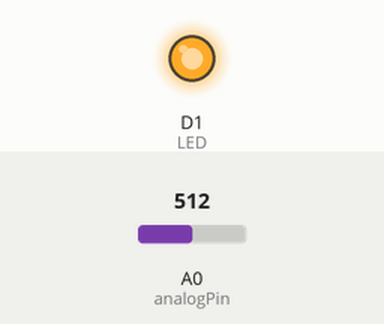
Recording of a sketch running on a simulated ESP8266 (NodeMCU). On the bench: output pins drawn as LEDs (lit = HIGH). The inputs (shaded band) are chosen by the test bench; at power-on: A0 (analogPin) = 512. What the sketch prints to the serial monitor is not drawn.

Above: at 1.2 s.
1.3 s: A0 (analogPin) set to 88
4.3 s: A0 (analogPin) set to 81
Timing chart, 0 to 7.3 s (numbered marks = the images above; inputs shaded):
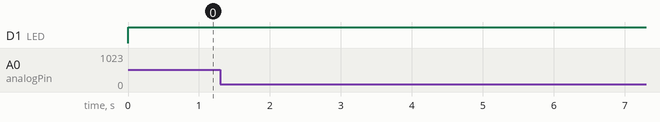

The sketch:

DENEYAP_L4_1_14_Ses_Sensoru_3Bacakli.ino
```cpp
/*  HAFTA 4 - GOZLE UYGULAMA 1.14 Ses Sensoru
 *  KONU: KY038 Ses Sensoru.
 *  Amac: Ses sensoru ile gurultu algilama. Gurultu 85 den buyukse led yak, kucukse kapat.
 */

int analogPin = A0;
int LED = D1;

float analogSesDegeri;

void setup() {
  pinMode(analogPin, INPUT);
  pinMode(LED, OUTPUT);
  Serial.begin(115200);
}

void loop() {

  analogSesDegeri = analogRead(analogPin); //Gurultu duzeyini analog olarak okuyoruz.

  Serial.print("Gurultu Duzeyi: ");
  Serial.println(analogSesDegeri, 2);      // '2' degeri yazdirilacak sayinin sifirdan sonra 2 basamaginin gosterilmesini saglar orn 3.14598 yerine 3.14 gozukecektir

  if(analogSesDegeri >= 85){
    Serial.println("Gurultu seviyesi AŞILDI, YUKSEK!");
    digitalWrite(LED, HIGH);
    delay(250);
    digitalWrite(LED, LOW);
  }else{
    Serial.println("Gurultu seviyesi AŞILMADI, DUSUK.");
    digitalWrite(LED, HIGH);
    delay(1000);
    digitalWrite(LED, LOW);
  }
}
```
